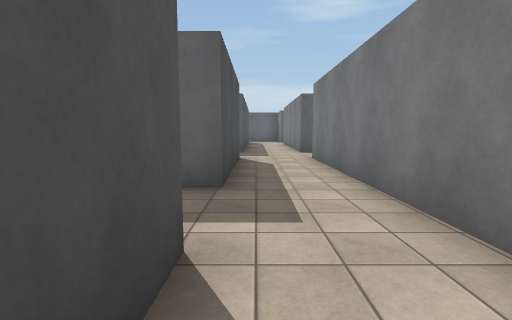
View 1 (above)

24 first-person views from a walk through a scene from a Unity 3-D project. The camera is 1.5 m above the floor, tilts 6° down and sees 85° across. The floor is counted in squares, 2 m on a side. Each view is taken from the middle of a square. On the plan, view 1 faces up. The plan holds only what a view shows up to about 10 squares ahead; the rest is blank. The place goes on beyond the plan. The player is left out. Some surface patterns are stand-ins.

View 2
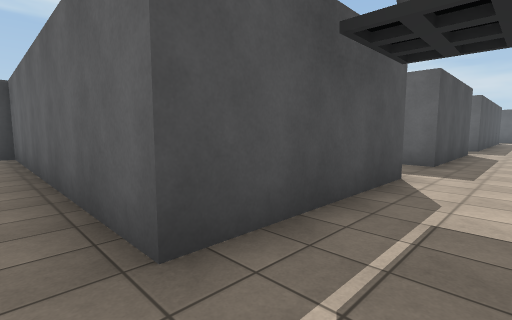

View 3
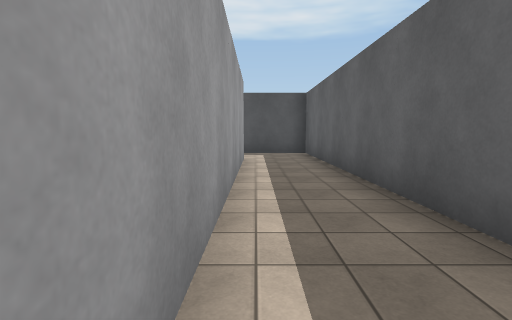

View 4
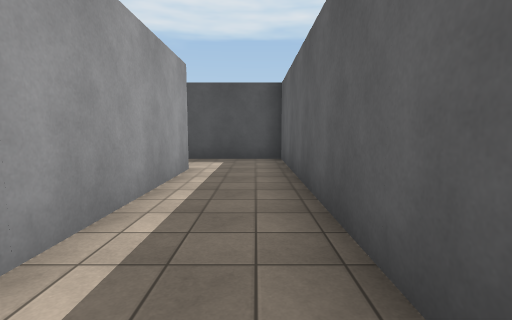

View 5
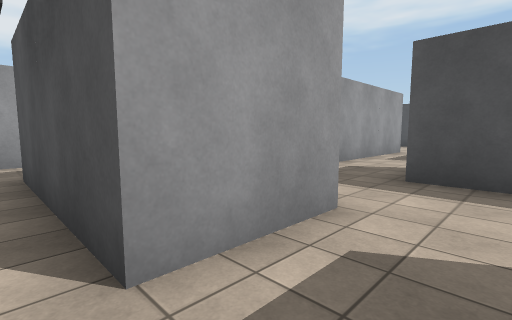

View 6
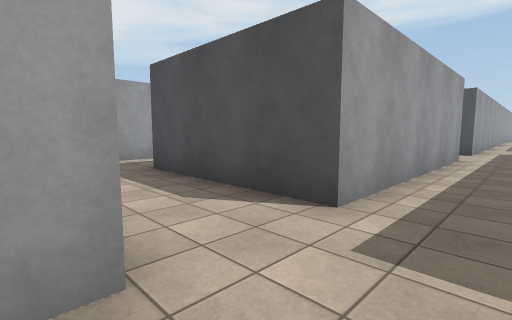

View 7
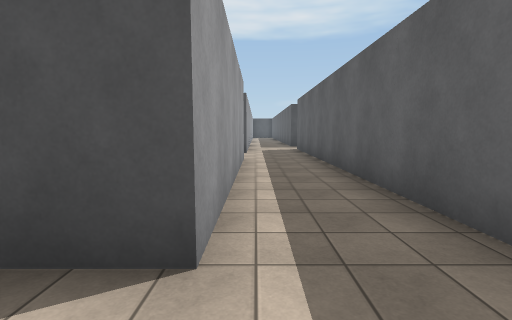

View 8
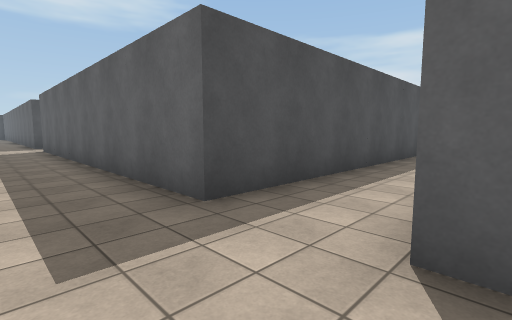

View 9
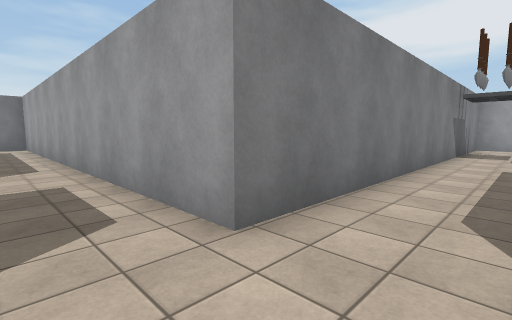

View 10
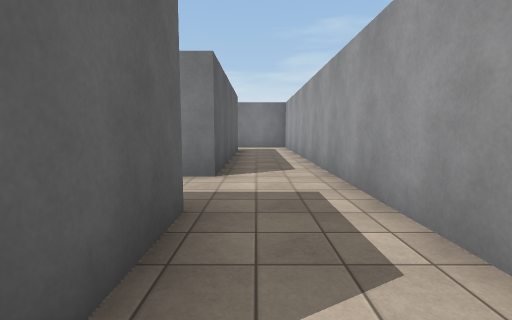

View 11
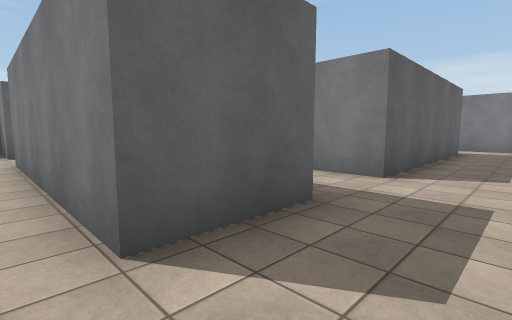

View 12
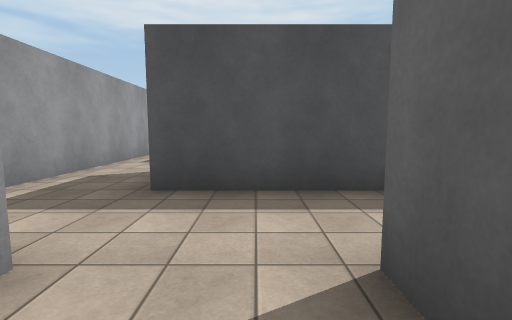

View 13
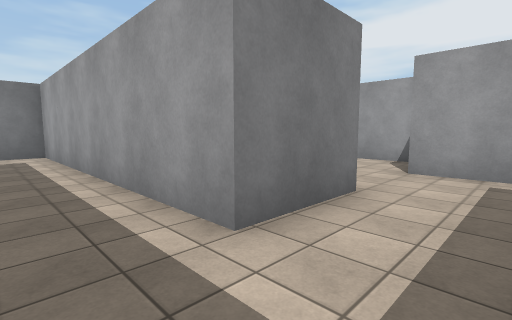

View 14
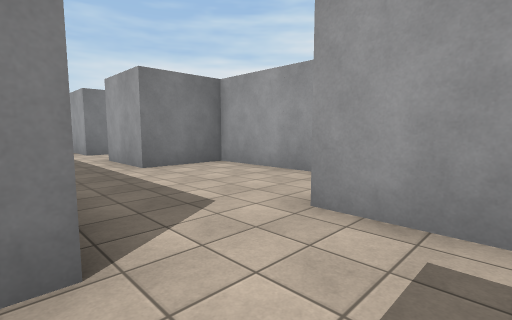

View 15
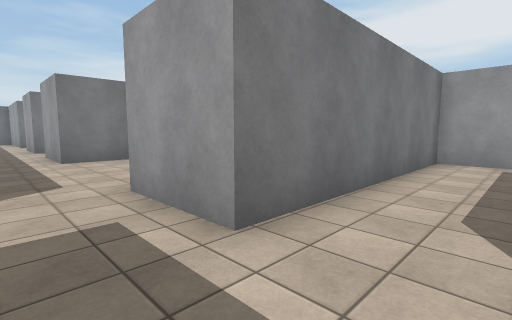

View 16
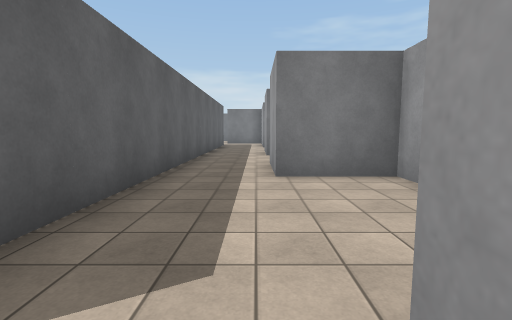

View 17
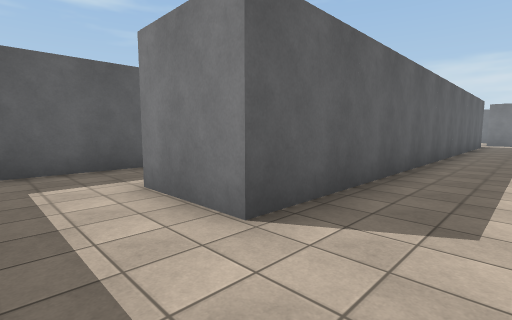

View 18
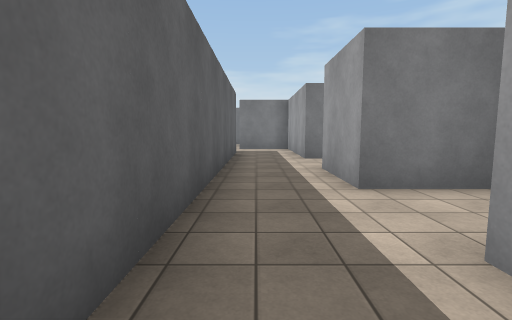

View 19
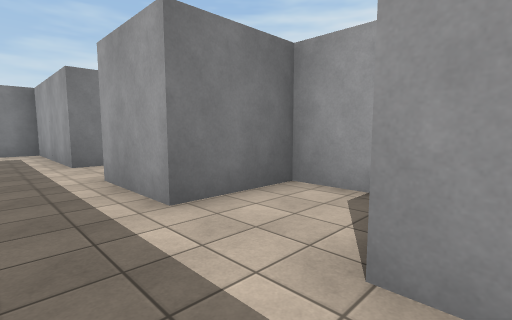

View 20
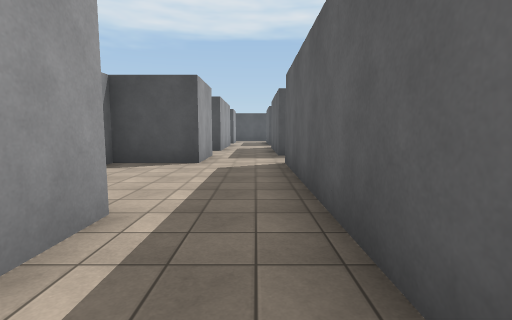

View 21
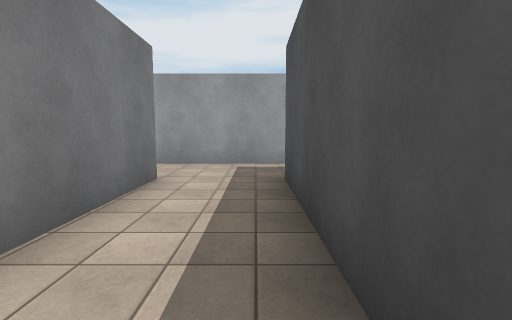

View 22
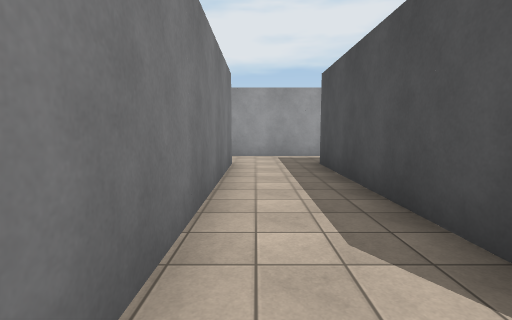

View 23
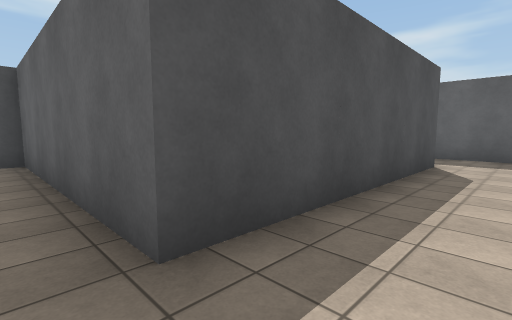

View 24
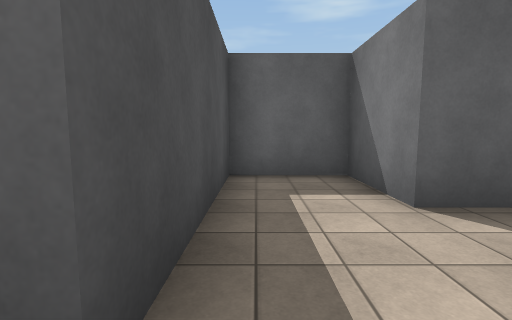

### Floor plan
Points are (right, up) in squares from view 1. A wall is a line through its corners. A room is listed if a view was taken in it or the views show most of it. See-through windows are left out.
Room 1 (views 1, 2, 3, 4, 5, 6, 7, 8, 9, 10, 11, 12, 13, 21, 22, 23)
walls: (-2.5, 1.7) (-0.5, 1.7) (-0.5, -2.3) (-8.5, -2.3) (-8.5, -4.5); (-6.5, 1.6) (-6.5, 7.7) (-0.5, 7.7) (-0.5, 3.7) (-2.5, 3.7); (-6.5, -4.3) (1.5, -4.3) (1.5, 7.7) (3.5, 7.7); (3.6, 9.7) (1.5, 9.7) (1.5, 13.5); (-10.5, -0.3) (-4.6, -0.3); (-10.5, 7.7) (-8.5, 7.7) (-8.5, 1.7) (-10.5, 1.7); (-0.5, 13.5) (-0.5, 9.7) (-10.5, 9.7)
ways out: opening at (-7.5, -5.5) to room 2; opening at (-5.5, 0.5) to room 4; opening at (-1.5, 2.5) to room 4; opening at (2.5, 8.5)
Room 2 (views 14, 15, 16, 17)
walls: (-8.5, -4.5) (-8.5, -6.3) (-10, -6.3); (-2.5, -6.3) (-6.5, -6.3) (-6.5, -4.3); (-9.8, -14.3) (-8.5, -14.3) (-8.5, -8.3) (-6.5, -8.3) (-6.5, -10.3) (-2.5, -10.3) (-2.5, -8.3)
ways out: opening at (-7.5, -5.5) to room 1; opening at (-1.5, -7.5) to room 3
Room 3 (views 18, 19, 20)
walls: (1.4, -6.3) (-2.5, -6.3); (0.4, -10.3) (1.5, -10.3) (1.5, -8.3); (-2.5, -8.3) (-0.4, -8.3)
ways out: opening at (-1.5, -7.5) to room 2; opening at (2.5, -7.5)
Room 4 (view 24)
walls: (-2.5, 3.7) (-2.5, 5.7) (-4.5, 5.7) (-4.5, 1.6)
ways out: opening at (-5.5, 0.5) to room 1; opening at (-1.5, 2.5) to room 1

Where each view was taken, in squares from view 1:
view 1: 0 up, 0 right, facing up
view 2: 3 down, 1 right, facing up-left
view 3: 4 down, 1 right, facing left
view 4: 3 down, 1 left, facing left
view 5: 3 up, 0 right, facing down-left
view 6: 9 up, 2 right, facing down-left
view 7: 8 up, 1 right, facing left
view 8: 8 up, 2 right, facing up-left
view 9: 9 up, 0 right, facing down-right
view 10: 9 up, 1 right, facing right
view 11: 8 up, 1 right, facing up-right
view 12: 3 up, 1 left, facing left
view 13: 3 down, 8 left, facing down-right
view 14: 6 down, 8 left, facing down-right
view 15: 7 down, 10 left, facing down-right
view 16: 8 down, 7 left, facing right
view 17: 8 down, 8 left, facing up-right
view 18: 7 down, 2 left, facing right
view 19: 7 down, 1 left, facing down-right
view 20: 7 down, 0 right, facing left
view 21: 6 up, 8 left, facing down
view 22: 8 up, 7 left, facing down
view 23: 1 up, 7 left, facing up-left
view 24: 1 up, 4 left, facing up
